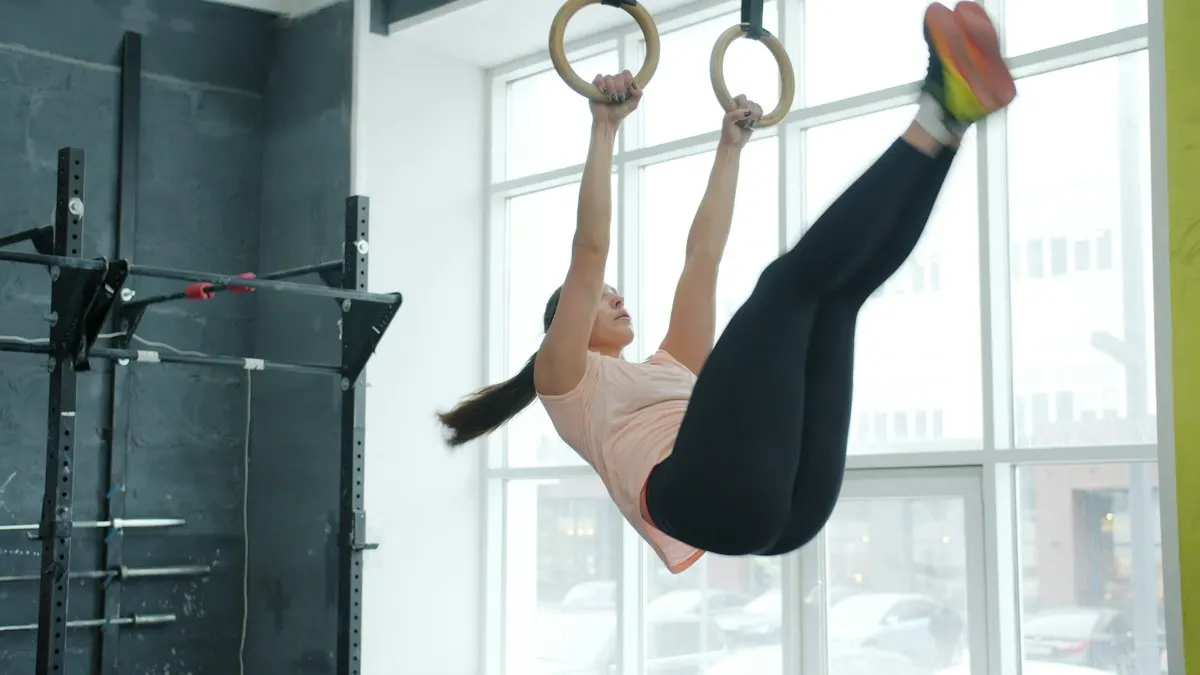
#> input picture assets/images/products/custom-orders/1.webp, 1200 x 675 px; its folder holds only this picture in this run
$ python prepare-performance-images.py
#> lines starting #> are read from the running program, lines starting #| are printed output that depends on the picture
# Optional asset refresh: Python 3 + Pillow. Never required during deployment.
from pathlib import Path
from PIL import Image
import re,urllib.request,html,json,hashlib,io,concurrent.futures
root=Path(__file__).resolve().parent.parent
texts='\n'.join(p.read_text() for p in root.glob('*.html'))
urls=sorted(set(html.unescape(s) for s in re.findall(r'https://(?:lh3\.googleusercontent\.com|images\.unsplash\.com)[^"\s<>]+',texts)))
out=root/'assets/images/site';out.mkdir(parents=True,exist_ok=True)
def download(u):
 name=hashlib.sha256(u.encode()).hexdigest()[:12]+'.webp';p=out/name
 data=urllib.request.urlopen(u,timeout=35).read()
 im=Image.open(io.BytesIO(data)).convert('RGB');im.thumbnail((1440,1440));im.save(p,'WEBP',quality=80,method=6)
 return u,{'src':str(p.relative_to(root)),'width':im.width,'height':im.height,'sourceBytes':len(data),'bytes':p.stat().st_size}
with concurrent.futures.ThreadPoolExecutor(max_workers=4) as ex: mapping=dict(ex.map(download,urls))
(root/'scripts/site-images.json').write_text(json.dumps(mapping,indent=2)+'\n')
# Reuse equal content between catalog folders, preserving original image hashes and temporary status.
responsive={};out=root/'assets/images/optimized';out.mkdir(parents=True,exist_ok=True)
for p in list(root.glob('assets/images/products/*/*.webp'))+list(root.glob('assets/images/site/*.webp')):
 data=p.read_bytes();digest=hashlib.sha256(data).hexdigest()[:12];im=Image.open(p)
#> further down, im is the input picture: PIL image 1200x675 RGB; mean R, G, B 152.4, 163.2, 161.2
 candidates=[]
 for width in [480,960]:
  if width>=im.width:continue
  size=(width,round(im.height*width/im.width));dest=out/f'{digest}-{width}.webp'
  if not dest.exists():im.resize(size,Image.Resampling.LANCZOS).save(dest,'WEBP',quality=76,method=6)
  candidates.append(f'{dest.relative_to(root)} {width}w')
#> this loop made 2 passes
#> pass 1, `if not dest.exists():im.resize(size,Image.Resampling.LANCZOS).save(des..`:
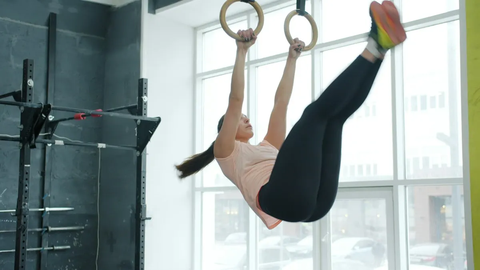
#> saved as ddfdc393d485-480.webp: PIL image 480x270 RGB; mean R, G, B 152.4, 163.1, 161.1
#> after the loop, candidates = 2 items
 candidates.append(f'{p.relative_to(root)} {im.width}w')
 responsive[str(p.relative_to(root))]={'srcset':', '.join(candidates),'width':im.width,'height':im.height,'sha256':hashlib.sha256(data).hexdigest()}
(root/'scripts/responsive-images.json').write_text(json.dumps(responsive,indent=2)+'\n')
print('Site images',len(mapping),'unique responsive files',len(list(out.glob('*'))),'external bytes',sum(v['sourceBytes'] for v in mapping.values()),'local bytes',sum(v['bytes'] for v in mapping.values()))
